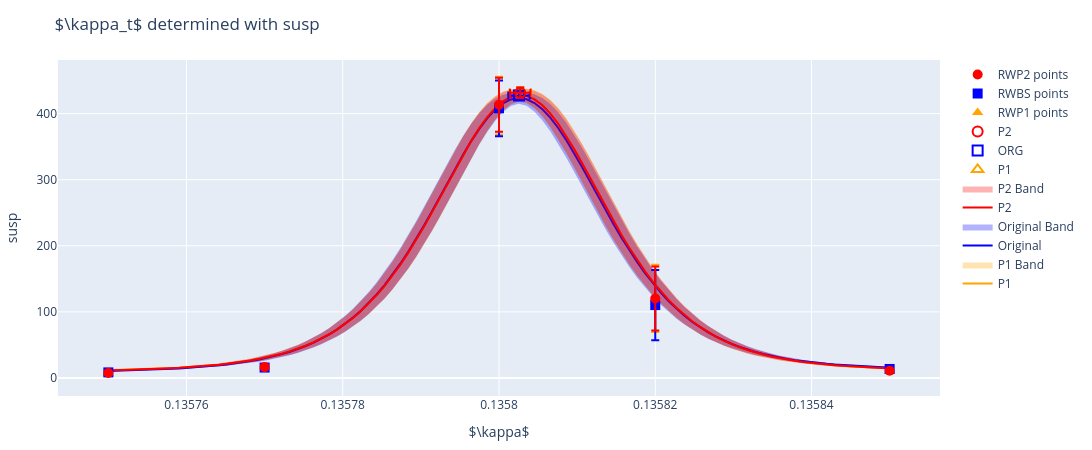

Source (notebook cell):
### Code cell
key = :susp
RebekahMiriam.ReweightingPlotRebekahMiriam.plot_reweighting_plotly(
    rw_data,
    new_dict,
    key,
    string(key),
    string(label),
    string(train),
    labels,
    trains,
    interpolate
)
